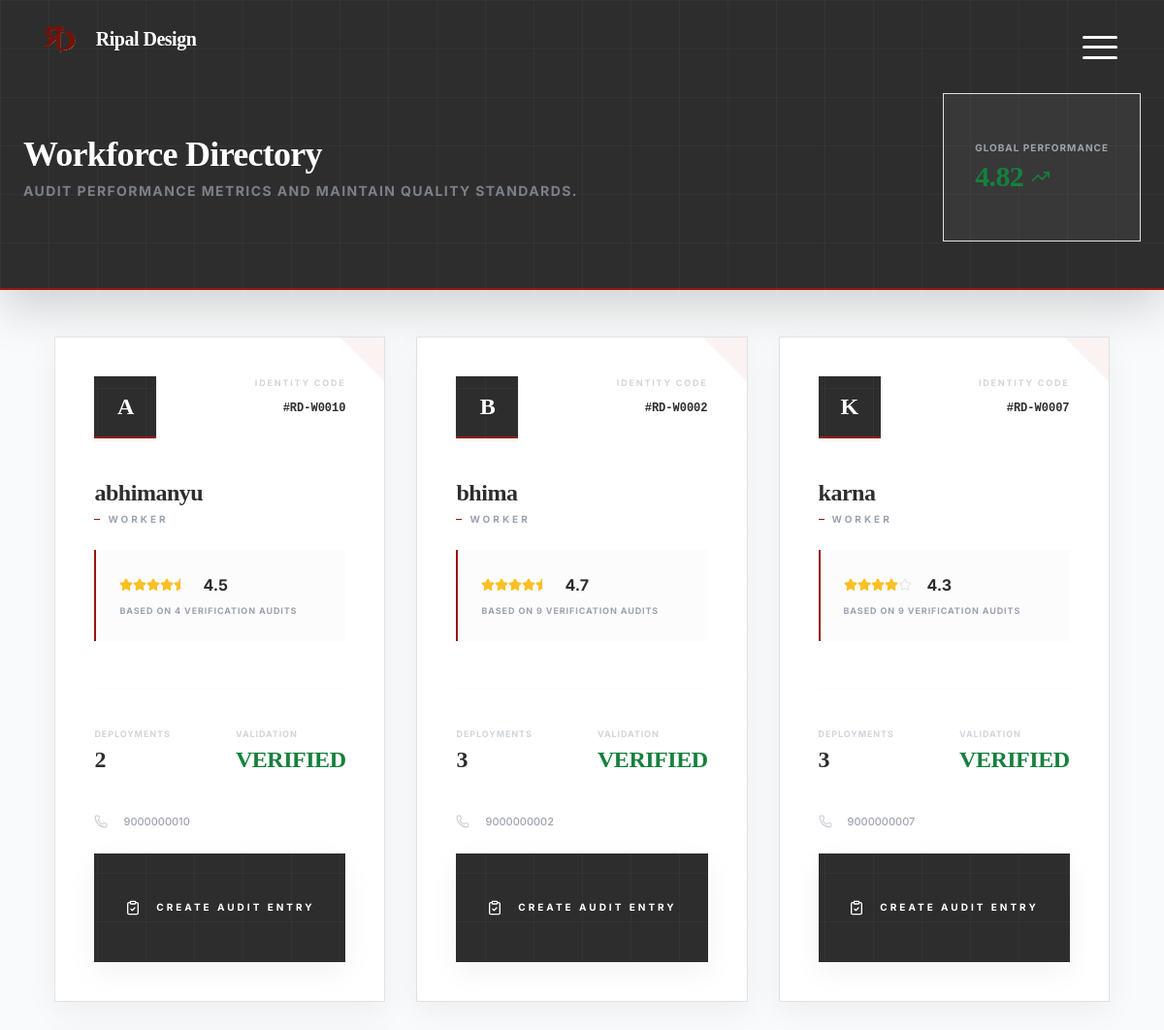
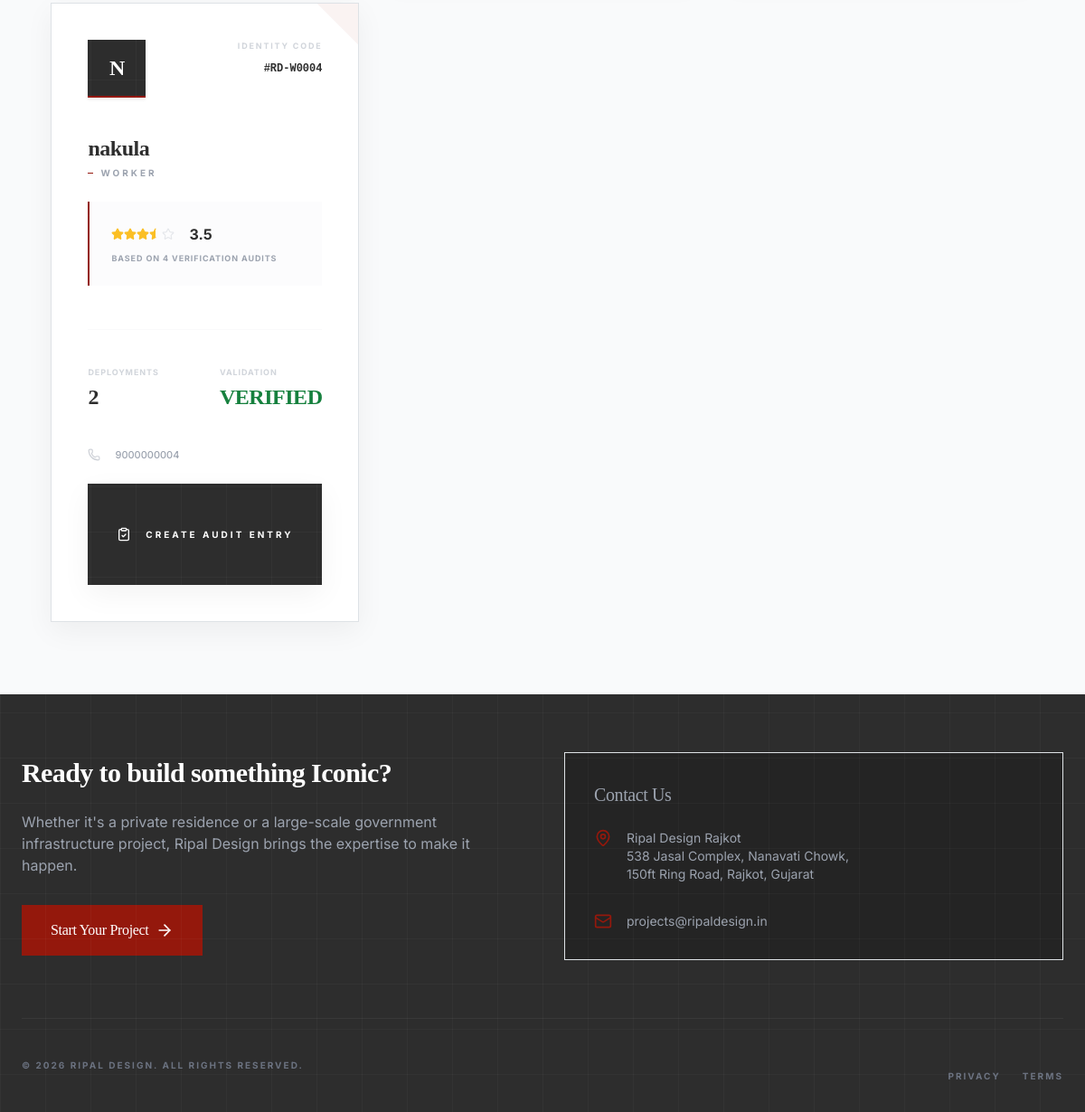
The page /worker/worker_rating.php (signed in) on the database its author committed (2 pictures, top to bottom).
### tables this page shows
CREATE TABLE IF NOT EXISTS users (
  id INT AUTO_INCREMENT PRIMARY KEY,
  username VARCHAR(255) NOT NULL UNIQUE,
  full_name VARCHAR(255) DEFAULT NULL,
  first_name VARCHAR(120) DEFAULT NULL,
  last_name VARCHAR(120) DEFAULT NULL,
  email VARCHAR(255) DEFAULT NULL,
  phone VARCHAR(30) DEFAULT NULL,
  password_hash VARCHAR(255) DEFAULT NULL,
  token_reset CHAR(64) DEFAULT NULL,
  reset_token_expires DATETIME DEFAULT NULL,
  role ENUM('client','worker','employee','admin') NOT NULL DEFAULT 'client',
  status ENUM('active','pending','suspended') NOT NULL DEFAULT 'active',
  address VARCHAR(255) DEFAULT NULL,
  city VARCHAR(120) DEFAULT NULL,
  state VARCHAR(120) DEFAULT NULL,
  zip VARCHAR(20) DEFAULT NULL,
  joined_date DATE DEFAULT NULL,
  created_at TIMESTAMP NOT NULL DEFAULT CURRENT_TIMESTAMP,
  updated_at TIMESTAMP NULL DEFAULT NULL ON UPDATE CURRENT_TIMESTAMP,
  INDEX idx_users_role (role),
  INDEX idx_users_email (email),
  INDEX idx_users_reset_token (token_reset)
);

### worker/worker_rating.php (the view, shortened to what this page needs)
<?php
$workers = [];
if (db_connected()) {
    try {
        $db = get_db();
        $stmt = $db->query("
            SELECT u.id, u.username, u.email, u.phone, u.role,
                   COUNT(DISTINCT pa.project_id) as projects_count,
                   AVG(wr.rating) as avg_rating,
                   COUNT(wr.id) as total_ratings
            FROM users u
            LEFT JOIN project_assignments pa ON pa.worker_id = u.id
            LEFT JOIN worker_ratings wr ON wr.worker_id = u.id
            WHERE u.role = 'worker'
            GROUP BY u.id
            ORDER BY u.username ASC
        ");
        $workers = $stmt->fetchAll();
    } catch (Exception $e) {
        error_log('Worker Rating Load Error: ' . $e->getMessage());
    }
}
function render_stars($rating) {
    $full = floor($rating);
    $half = ($rating - $full) >= 0.5;
    $output = '';
    for ($i = 1; $i <= 5; $i++) {
        if ($i <= $full) $output .= '<i data-lucide="star" class="w-3.5 h-3.5 fill-amber-400 text-amber-400"></i>';
        elseif ($i == $full + 1 && $half) $output .= '<i data-lucide="star-half" class="w-3.5 h-3.5 fill-amber-400 text-amber-400"></i>';
        else $output .= '<i data-lucide="star" class="w-3.5 h-3.5 text-gray-200"></i>';
    }
    return $output;
}
?>
<!DOCTYPE html>
<html lang="en" class="bg-canvas-white">
<head>
    <?php $HEADER_MODE = 'dashboard'; require_once __DIR__ . '/../Common/header.php'; ?>
</head>
<body class="bg-canvas-white font-sans text-foundation-grey min-h-screen">
    <div class="min-h-screen flex flex-col">
        <header class="bg-foundation-grey text-white pt-24 pb-12 px-4 sm:px-6 lg:px-8 shadow-lg mb-12 border-b-2 border-rajkot-rust">
            <div class="max-w-7xl mx-auto flex flex-col md:flex-row md:items-center md:justify-between gap-6">
                <div>
                    <h1 class="text-4xl font-serif font-bold">Workforce Directory</h1>
                    <p class="text-gray-400 mt-2 text-sm uppercase tracking-widest font-bold opacity-70">Audit performance metrics and maintain quality standards.</p>
                </div>
                <div class="bg-white/5 border border-white/10 px-8 py-5 text-center flex items-center gap-6">
                    <div>
                        <span class="text-[10px] font-bold text-gray-400 uppercase tracking-widest block mb-1">Global performance</span>
                        <div class="flex items-center gap-2">
                            <span class="text-3xl font-serif font-bold text-approval-green">4.82</span>
                            <i data-lucide="trending-up" class="w-5 h-5 text-approval-green"></i>
                        </div>
                    </div>
                </div>
            </div>
        </header>
        <main class="flex-grow max-w-7xl mx-auto px-4 sm:px-6 lg:px-8 pb-20">
            <div class="grid grid-cols-1 sm:grid-cols-2 lg:grid-cols-3 gap-8">
                <?php foreach($workers as $w): ?>
                    <div class="bg-white shadow-premium border border-gray-100 p-10 flex flex-col group hover:border-rajkot-rust transition-all relative overflow-hidden">
                        <div class="absolute top-0 right-0 w-16 h-16 bg-rajkot-rust/5 -mr-8 -mt-8 rotate-45 pointer-events-none group-hover:bg-rajkot-rust/10 transition-colors"></div>
                        <div class="flex items-start justify-between mb-10">
                            <div class="w-16 h-16 bg-foundation-grey text-white font-serif text-2xl font-bold flex items-center justify-center border-b-2 border-rajkot-rust shadow-sm">
                                <?php echo strtoupper(substr($w['username'], 0, 1)); ?>
                            </div>
                            <div class="text-right">
                                <span class="text-[9px] font-bold uppercase tracking-[0.2em] text-gray-300 block mb-1">Identity Code</span>
                                <span class="text-xs font-mono font-bold text-foundation-grey">#RD-W<?php echo str_pad($w['id'], 4, '0', STR_PAD_LEFT); ?></span>
                            </div>
                        </div>
                        <div class="mb-12">
                            <h3 class="text-2xl font-serif font-bold mb-1 text-foundation-grey group-hover:text-rajkot-rust transition-colors"><?php echo htmlspecialchars($w['username']); ?></h3>
                            <p class="text-[10px] font-bold text-gray-400 uppercase tracking-[0.3em] mb-6 flex items-center gap-2">
                                <span class="w-1.5 h-[1px] bg-rajkot-rust"></span> <?php echo htmlspecialchars($w['role']); ?>
                            </p>
                            <div class="bg-gray-50/50 p-4 border-l-2 border-rajkot-rust">
                                <div class="flex items-center gap-3 mb-2">
                                    <div class="flex">
                                        <?php echo render_stars($w['avg_rating']); ?>
                                    </div>
                                    <span class="text-base font-bold text-foundation-grey"><?php echo number_format($w['avg_rating'], 1); ?></span>
                                </div>
                                <p class="text-[9px] text-gray-400 font-bold uppercase tracking-[0.1em]">Based on <?php echo $w['total_ratings']; ?> verification audits</p>
                            </div>
                        </div>
                        <div class="grid grid-cols-2 gap-8 border-t border-gray-50 pt-10 mb-10">
                            <div>
                                <span class="text-[9px] font-bold text-gray-300 uppercase tracking-widest block mb-1">Deployments</span>
                                <span class="text-2xl font-serif font-bold text-foundation-grey"><?php echo $w['projects_count']; ?></span>
                            </div>
                            <div>
                                <span class="text-[9px] font-bold text-gray-300 uppercase tracking-widest block mb-1">Validation</span>
                                <span class="text-2xl font-serif font-bold text-approval-green uppercase">Verified</span>
                            </div>
                        </div>
                        <div class="mt-auto space-y-6">
                            <div class="flex items-center gap-3 text-[11px] font-medium text-gray-400">
                                <i data-lucide="phone" class="w-3.5 h-3.5 opacity-50"></i> <?php echo htmlspecialchars($w['phone']); ?>
                            </div>
                            <button onclick="document.getElementById('ratingModal_<?php echo $w['id']; ?>').classList.remove('hidden')"
                                    class="w-full py-5 bg-foundation-grey hover:bg-rajkot-rust text-white text-[10px] font-bold uppercase tracking-[0.3em] transition-all shadow-premium active:scale-[0.98] flex items-center justify-center gap-3">
                                <i data-lucide="clipboard-check" class="w-4 h-4"></i> Create Audit Entry
                            </button>
                        </div>
                    </div>
                <?php endforeach; ?>
            </div>
        </main>
        <?php require_once __DIR__ . '/../Common/footer.php'; ?>
    </div>
</body>
</html>

### public/css/index.css (style rules this page uses)
html, body { overflow-x: hidden !important; width: 100%; max-width: 100%; }
*, *::before, *::after { box-sizing: border-box; }
body { background: #0a0a0a; color: #fff; font-family: 'Inter', system-ui, -apple-system, 'Segoe UI', Roboto, 'Helvetica Neue', Arial; scrollbar-width: none; -ms-overflow-style: none; }
h1, h2, h3, .logo-font { font-family: 'Cormorant Garamond', serif; }
:root { --primary: #731209; --primary-light: #94180C; --bg-dark: #0a0a0a; --bg-panel: #121212; --text-muted: rgba(255, 255, 255, 0.6); --blueprint-grid: rgba(255, 255, 255, 0.03); }
body { background-color: var(--bg-dark); color: #fff; font-family: 'Inter', sans-serif; line-height: 1.6; -webkit-font-smoothing: antialiased; overflow-x: hidden; margin: 0; }
body::before { content: ""; position: fixed; top: 0; left: 0; width: 100%; height: 100%; background-image: linear-gradient(var(--blueprint-grid) 1px, transparent 1px), linear-gradient(90deg, var(--blueprint-grid) 1px, transparent 1px); background-size: 50px 50px; pointer-events: none; z-index: 1; }
h1, h2, h3, .font-serif { font-family: 'Cormorant Garamond', serif; font-weight: 300; letter-spacing: -0.02em; }

### Common/header.css (style rules this page uses)
:root { --alt-overlay-bg: rgba(148, 24, 12, 0.96); --alt-text: #fff; }
html, body { overflow-x: hidden; }

### Common/admin-responsive.css (style rules this page uses)
:root { --admin-header-mobile-padding-top: 4rem; }

### rows shown on the page
users: username "A", id "0010", username "abhimanyu", role "WORKER", avg_rating "4.5", total_ratings "4", projects_count "2", phone "9000000010"
users: username "B", id "0002", username "bhima", role "WORKER", avg_rating "4.7", total_ratings "9", projects_count "3", phone "9000000002"
users: username "K", id "0007", username "karna", role "WORKER", avg_rating "4.3", total_ratings "9", projects_count "3", phone "9000000007"
users: username "N", id "0004", username "nakula", role "WORKER", avg_rating "3.5", total_ratings "4", projects_count "2", phone "9000000004"

### other values the page prints
$headerText('brand_name', 'Ripal Design') "Ripal Design"
$footerText('cta_heading', 'Ready to build something Iconic?') "Ready to build something Iconic?"
$footerText('cta_button', 'Start Your Project') "Start Your Project"
$footerText('contact_heading', 'Contact Us') "Contact Us"
preg_replace('#<script[^>]*>.*?</script>#is', '', $value) "Ripal Design Rajkot 538 Jasal Complex, Nanavati Chowk, 150ft Ring Road, Rajkot, Gujarat"
$footerText('email', 'projects@ripaldesign.in') "projects@ripaldesign.in"
$footerText('copyright_brand', 'Ripal Design') "RIPAL DESIGN"
$footerText('copyright_suffix', 'All rights reserved.') "ALL RIGHTS RESERVED."
$footerText('privacy_label', 'Privacy') "PRIVACY"
$footerText('terms_label', 'Terms') "TERMS"
